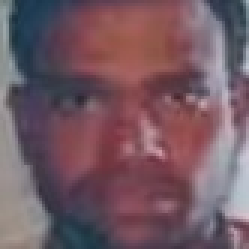
#> input picture scripts/extracted_face_image/extracted_face.jpg, 83 x 83 px (shown 3 times larger)
$ python pan_ocr.py ../scripts/extracted_face_image/extracted_face.jpg
#> lines starting #> are read from the running program, lines starting #| are printed output that depends on the picture; after the words box and inside, x2 and y2 are one past the last pixel; in counts of white or black regions, pixels touching at a corner belong together
import numpy as np # linear algebra
import pandas as pd # data processing, CSV file I/O (e.g. pd.read_csv)
import re
#Tesseract Library
import pytesseract
pytesseract.pytesseract.tesseract_cmd = r'C:\Program Files\Tesseract-OCR\tesseract.exe'

import cv2
import matplotlib.pyplot as plt
from PIL import Image
import os

### Make prettier the prints ###
from colorama import Fore, Style
c_ = Fore.CYAN
m_ = Fore.MAGENTA
r_ = Fore.RED
b_ = Fore.BLUE
y_ = Fore.YELLOW
g_ = Fore.GREEN
w_ = Fore.WHITE

import warnings
warnings.filterwarnings(action='ignore')

def preprocess_image(image):
    """Preprocess image for better OCR results"""
    try:
        # Resize image if too large
        max_dimension = 2000
        height, width = image.shape[:2]
        if max(height, width) > max_dimension:
            scale = max_dimension / max(height, width)
            image = cv2.resize(image, None, fx=scale, fy=scale)

        # Convert to grayscale
        gray = cv2.cvtColor(image, cv2.COLOR_BGR2GRAY)

        preprocessed_images = []

        # Version 1: Basic thresholding
        _, thresh1 = cv2.threshold(gray, 127, 255, cv2.THRESH_BINARY)
        preprocessed_images.append(thresh1)

        # Version 2: Adaptive thresholding
        thresh2 = cv2.adaptiveThreshold(gray, 255, cv2.ADAPTIVE_THRESH_GAUSSIAN_C, cv2.THRESH_BINARY, 11, 2)
        preprocessed_images.append(thresh2)

        # Version 3: Denoising + Thresholding
        denoised = cv2.fastNlMeansDenoising(gray)
        _, thresh3 = cv2.threshold(denoised, 127, 255, cv2.THRESH_BINARY)
        preprocessed_images.append(thresh3)

        # Version 4: Contrast enhancement
        clahe = cv2.createCLAHE(clipLimit=2.0, tileGridSize=(8,8))
        enhanced = clahe.apply(gray)
        _, thresh4 = cv2.threshold(enhanced, 127, 255, cv2.THRESH_BINARY)
        preprocessed_images.append(thresh4)

        # Version 5: Sharpening
        kernel = np.array([[-1,-1,-1], [-1,9,-1], [-1,-1,-1]])
        sharpened = cv2.filter2D(gray, -1, kernel)
        _, thresh5 = cv2.threshold(sharpened, 127, 255, cv2.THRESH_BINARY)
        preprocessed_images.append(thresh5)

        return preprocessed_images
    except Exception as e:
        print(f"Error in preprocessing: {str(e)}")
        return [image]

# [19 lines left out: function clean_text, not called in this run]

def get_best_text(image_versions):
    """Get best text from multiple image versions"""
    all_texts = []

    # Configure Tesseract parameters for better accuracy
    custom_config = r'--oem 3 --psm 6 -l eng+hin'

    for img in image_versions:
        try:
            # Convert to PIL Image for Tesseract
            pil_img = Image.fromarray(img)

            # Get text from Tesseract
            text = pytesseract.image_to_string(pil_img, config=custom_config)
            text = clean_text(text)
            all_texts.append(text)

            # Try different PSM modes
            for psm in [3, 4, 11, 12]:
                config = f'--oem 3 --psm {psm} -l eng+hin'
                text = pytesseract.image_to_string(pil_img, config=config)
                text = clean_text(text)
                all_texts.append(text)

        except Exception as e:
            print(f"Error in OCR: {str(e)}")
            continue

    # Combine all extracted texts
    return '\n'.join(all_texts)

# [146 lines left out: functions clean_name, find_repeated_name, extract_name_and_father_name, not called in this run]

def ExtractDetails(image_path):
    try:
        # Read image
        image = cv2.imread(image_path)
#> image is the input picture: shape (83, 83, 3); mean B, G, R 98.7, 88.8, 115.8
        if image is None:
            raise Exception("Could not read image file")

        # Get preprocessed versions
        image_versions = preprocess_image(image)
#> in preprocess_image, `gray = cv2.cvtColor(image, cv2.COLOR_BGR2GRAY)`:
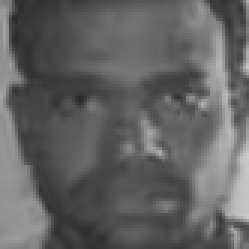
#> gray: shape (83, 83) (shown 3 times larger); min 41, max 203, mean 98
#> in preprocess_image, `_, thresh1 = cv2.threshold(gray, 127, 255, cv2.THRESH_BINARY)`:
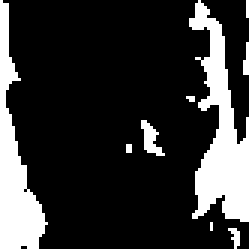
#> thresh1: shape (83, 83) (shown 3 times larger); 19.9% white; 9 white regions (6 under 20 px), largest, box (x1, y1, x2, y2) and area: (63, 0, 83, 74) 711, (0, 0, 16, 83) 558, (47, 40, 55, 52) 47
#> in preprocess_image, `thresh2 = cv2.adaptiveThreshold(gray, 255, cv2.ADAPTIVE_THRESH_GAUSSIA..`:
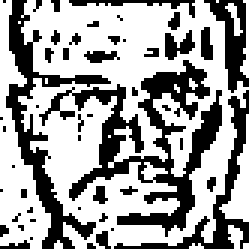
#> thresh2: shape (83, 83) (shown 3 times larger); 62.9% white; 48 black regions (39 under 20 px), largest, box (x1, y1, x2, y2) and area: (13, 20, 74, 79) 1031, (2, 0, 37, 83) 577, (38, 30, 83, 83) 318
#> in preprocess_image, `_, thresh3 = cv2.threshold(denoised, 127, 255, cv2.THRESH_BINARY)`: thresh3: shape (83, 83); 19.9% white; 9 white regions (6 under 20 px), largest, box (x1, y1, x2, y2) and area: (63, 0, 83, 74) 710, (0, 0, 16, 83) 560, (47, 40, 55, 52) 47
#> in preprocess_image, `enhanced = clahe.apply(gray)`:
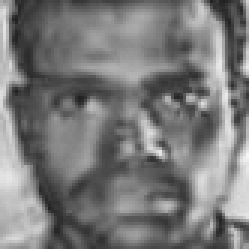
#> enhanced: shape (83, 83) (shown 3 times larger); min 33, max 245, mean 121.5
#> in preprocess_image, `_, thresh4 = cv2.threshold(enhanced, 127, 255, cv2.THRESH_BINARY)`:
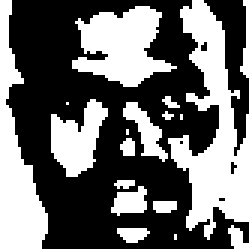
#> thresh4: shape (83, 83) (shown 3 times larger); 41.9% white; 18 white regions (7 under 20 px), largest, box (x1, y1, x2, y2) and area: (56, 0, 83, 80) 991, (0, 0, 16, 83) 637, (24, 2, 59, 29) 561
#> in preprocess_image, `sharpened = cv2.filter2D(gray, -1, kernel)`:
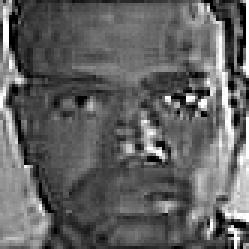
#> sharpened: shape (83, 83) (shown 3 times larger); min 0, max 255, mean 97.9
#> in preprocess_image, `_, thresh5 = cv2.threshold(sharpened, 127, 255, cv2.THRESH_BINARY)`:
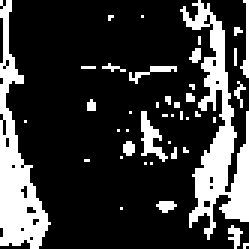
#> thresh5: shape (83, 83) (shown 3 times larger); 22.1% white; 42 white regions (36 under 20 px), largest, box (x1, y1, x2, y2) and area: (60, 0, 83, 80) 665, (0, 0, 17, 83) 546, (47, 37, 56, 54) 65, (80, 0, 83, 26) 33, (43, 22, 59, 28) 30, (76, 75, 81, 83) 21
#> image_versions = 5 items

        # Extract text from all versions
        text = get_best_text(image_versions)
#> the loop in get_best_text, `for img in image_versions:` made 1 pass
#> after the loop in get_best_text, `for img in image_versions:`: all_texts = []

        # Convert to uppercase for consistency
        text = text.upper()

        # Extract PAN number
        pan_pattern = r'[A-Z]{5}[0-9]{4}[A-Z]'
        pan_matches = re.findall(pan_pattern, text)
        pan_number = pan_matches[0] if pan_matches else ''

        # Extract name and father's name
        name, father_name = extract_name_and_father_name(text)

        # Extract DOB
        dob_pattern = r'\d{2}[/-]\d{2}[/-]\d{4}'
        dob_matches = re.findall(dob_pattern, text)
        dob = ''
        if dob_matches:
            for date in dob_matches:
                day, month, year = re.split(r'[/-]', date)
                try:
                    if 1 <= int(day) <= 31 and 1 <= int(month) <= 12 and 1900 <= int(year) <= 2100:
                        dob = date
                        break
                except ValueError:
                    continue

        # Create response dictionary
        extracted_data = {
            'pan_number': pan_number,
            'name': name,
            'father_name': father_name,
            'dob': dob
        }

        return extracted_data

    except Exception as e:
        print(f"Error extracting PAN details: {str(e)}")
        return None

if __name__ == '__main__':
    import sys
    if len(sys.argv) > 1:
        image_path = sys.argv[1]
    else:
        image_path = 'sample_pan.jpg'

#> (the run stopped early here; a loop or call above may not have finished)
